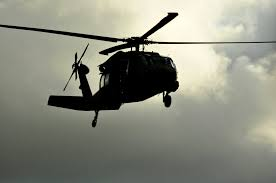
#> input picture pythonProject2/morfolojik_işlemler/images.jpeg, 276 x 183 px
$ python morfolojik_islemler.py
#> lines starting #> are read from the running program, lines starting #| are printed output that depends on the picture
#Derin öğrenme ile görüntü işleme üzerinde çalışırken görüntüde açılma, kapatma gibi bir çok morfolojik olay gerçekleştirmek isteriz.
#morfolojik işlemlerden; erezyon
#Erozyon işlemi ön taraftaki nesnenin sınırlarını aşındırmayı sağlar.

import cv2
import numpy as np
from matplotlib import pyplot as plt

img = cv2.imread("images.jpeg",0)
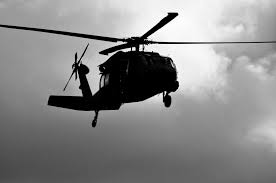
#> img: shape (183, 276); min 0, max 255, mean 136.9
kernel = np.ones((5,5),np.uint8)

#morfolojik işlemlerden; erezyon
#Erozyon işlemi ön taraftaki nesnenin sınırlarını aşındırmayı sağlar.
#cv2.erode(resmin adı,matris,iterasyon değeri-tekrarlamak-)
eresion=cv2.erode(img,kernel,iterations=1)
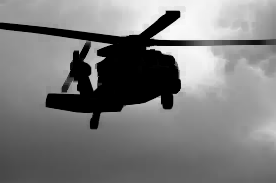
#> eresion: shape (183, 276); min 0, max 250, mean 122.8

#Genişleme (Dilation)
#Genişleme erozyonun tam tersidir. Aynı şekilde görüntünün üzerinde kutucuk dolaştırarak sağlanır.
# Fakat beyaz yerleri inceltmek yerine kalınlaştırır. Bunu “dilate()” fonksiyonu ile sağlar.
# Bu fonksiyon parametre olarak; işlem yapılacak görüntü, görüntünün üzerinde hareket edecek kutucuk ve ”iterations” değerini alır.
# Bu “iterations” değeri, görüntüye kaç kez genişleme uygulanacağını belirler.
dilation=cv2.dilate(img,kernel,iterations=1)
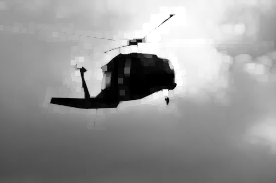
#> dilation: shape (183, 276); min 0, max 255, mean 150.7

#Açılma(Opening)
#Açılma işlemi, erozyon ve genişlemenin peş peşe kullanılmasıdır.
# Açılma işleminin yapılma sebebi, eğer görüntünün üzerinde gürültü varsa gürültünün giderilmesine faydalıdır.
# Öncelikle resimdeki beyaz yerleri incelttiğimiz için beyaz gürültüyü yok ederiz
# daha sonra da genişleterek görmek istediğimiz alanı eski haline geri getirmiş oluruz.
opening=cv2.morphologyEx(img,cv2.MORPH_OPEN, kernel)


cv2.imshow("img",img)
cv2.imshow("erosion",eresion)
cv2.imshow("dilation",dilation)
cv2.imshow("opening",opening)
cv2.waitKey(0)
cv2.destroyAllWindows()
